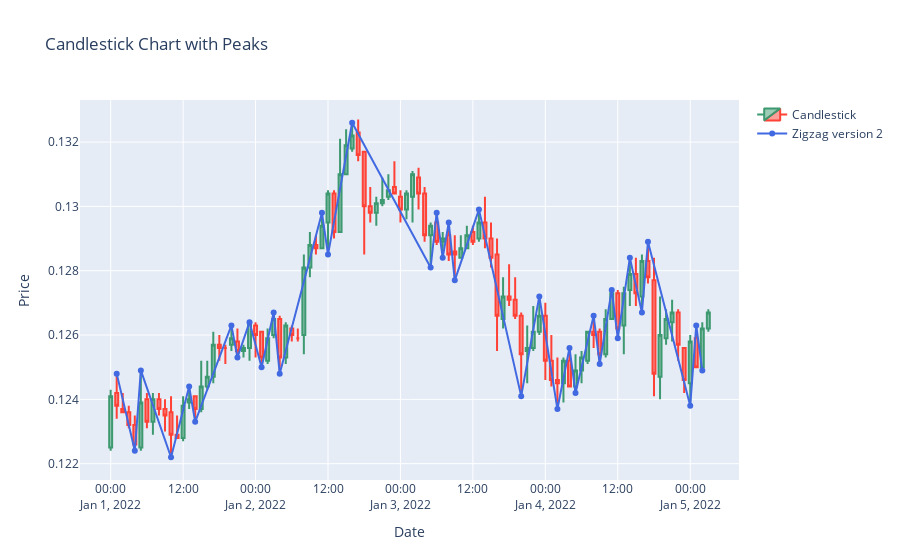

Here is the notebook cell this chart was saved with:
### Code cell
gu.plot_candlestick_with_peaks(df, zigzag_df=zigzag(df))
zigzag_df
